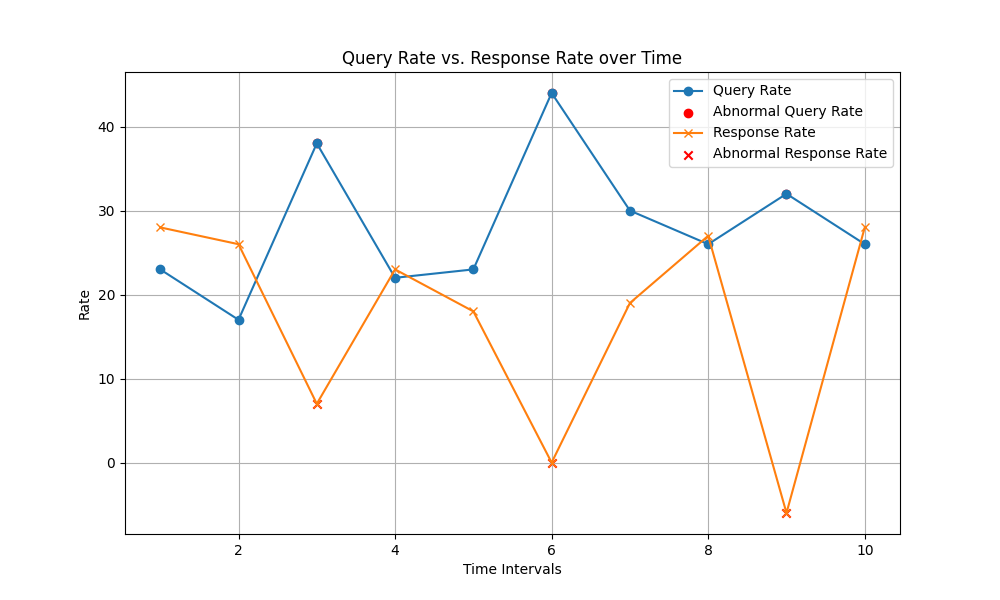

Reproduce this figure in Python.
#Query Rate vs. Response Rate over Time

import matplotlib.pyplot as plt
import random

# Create time intervals and initialize query and response rates
time_intervals = list(range(1, 11))
query_rate = [random.randint(10, 30) for _ in time_intervals]
response_rate = [random.randint(10, 30) for _ in time_intervals]

# Introduce spikes for abnormal query and response rates
abnormal_intervals = [3, 6, 9]
for interval in abnormal_intervals:
    query_rate[interval - 1] += 20
    response_rate[interval - 1] -= 20

# Create a plot for Query Rate vs. Time
plt.figure(figsize=(10, 6))
plt.plot(time_intervals, query_rate, label='Query Rate', marker='o', linestyle='-')

# Highlight abnormal query rates in red
abnormal_query_rate = [query_rate[i] for i in range(len(time_intervals)) if i + 1 in abnormal_intervals]
plt.scatter(abnormal_intervals, abnormal_query_rate, c='red', label='Abnormal Query Rate', marker='o')

# Create a plot for Response Rate vs. Time
plt.plot(time_intervals, response_rate, label='Response Rate', marker='x', linestyle='-')

# Highlight abnormal response rates in red
abnormal_response_rate = [response_rate[i] for i in range(len(time_intervals)) if i + 1 in abnormal_intervals]
plt.scatter(abnormal_intervals, abnormal_response_rate, c='red', label='Abnormal Response Rate', marker='x')

plt.xlabel('Time Intervals')
plt.ylabel('Rate')
plt.title('Query Rate vs. Response Rate over Time')
plt.legend()
plt.grid(True)
plt.show()
